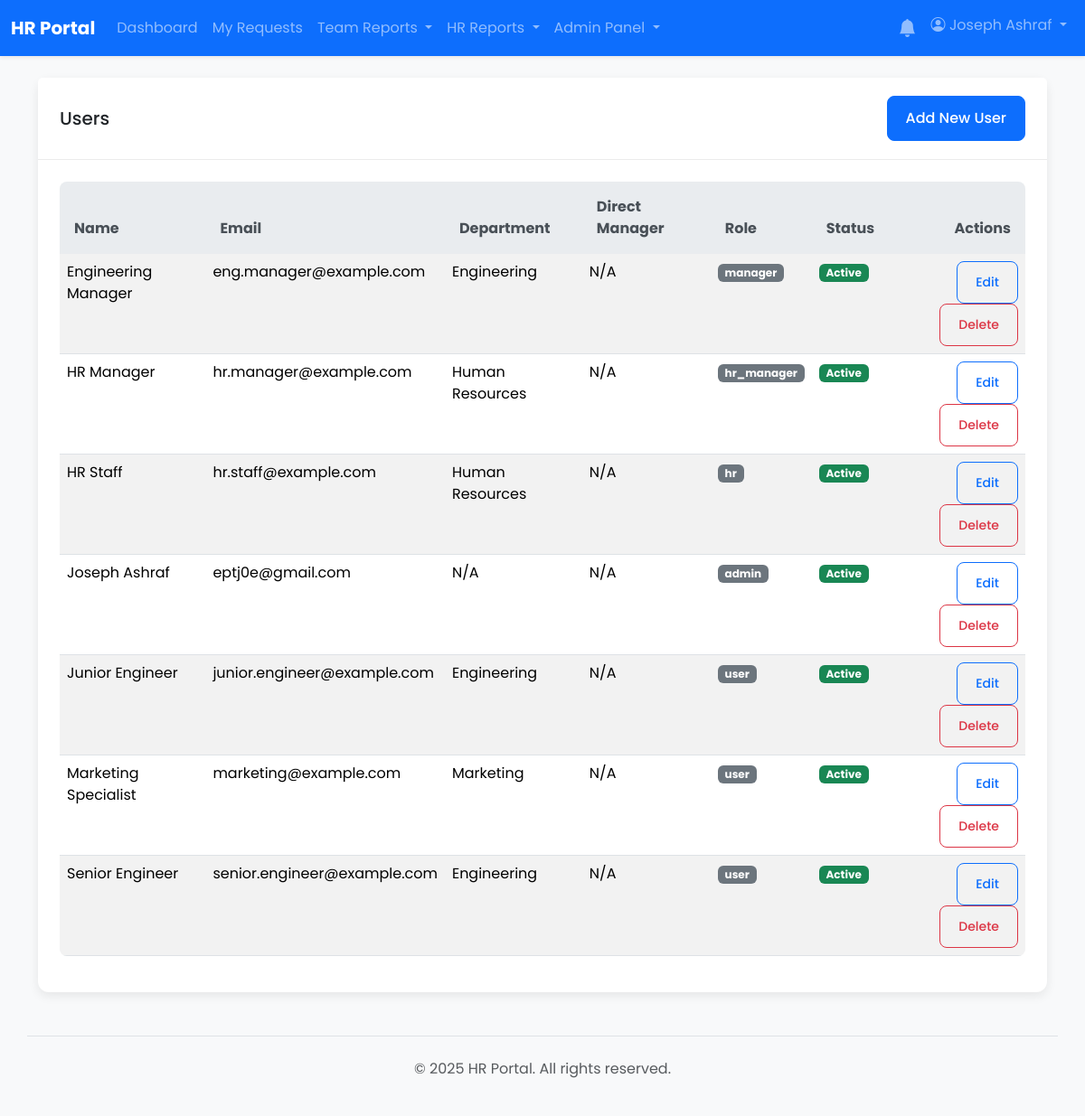
Before: /admin/users.php (signed in) with the older database file.
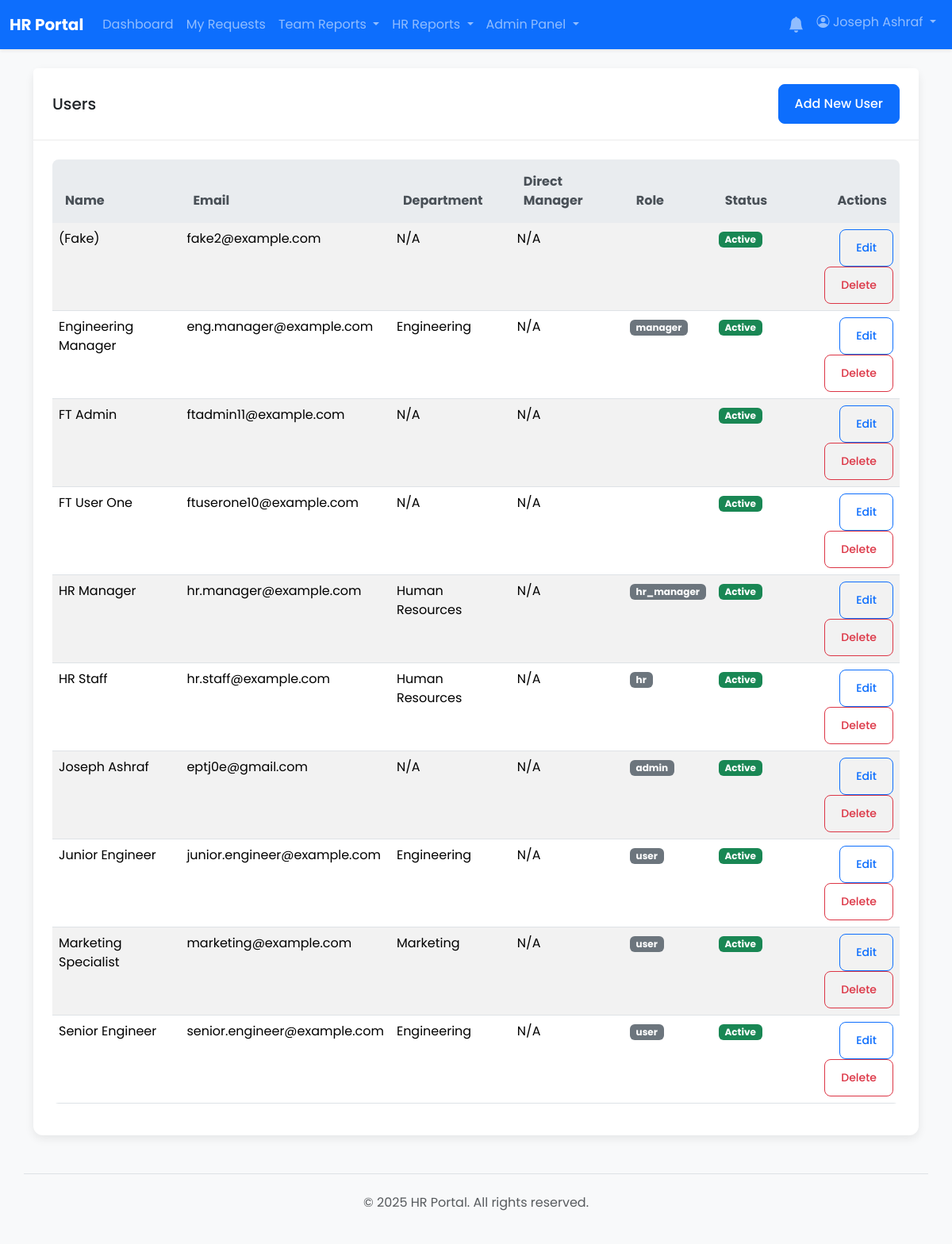
After: the same page with the newer database file.
### tables this page shows
CREATE TABLE `users` (
  `id` int(11) NOT NULL,
  `employee_code` varchar(50) DEFAULT NULL,
  `full_name` varchar(255) NOT NULL,
  `email` varchar(255) NOT NULL,
  `password` varchar(255) NOT NULL,
  `role` enum('user','manager','hr','hr_manager','admin') NOT NULL DEFAULT 'user',
  `shift_id` int(11) DEFAULT NULL,
  `department_id` int(11) DEFAULT NULL,
  `direct_manager_id` int(11) DEFAULT NULL,
  `is_active` tinyint(1) NOT NULL DEFAULT 1,
  `must_change_password` tinyint(1) NOT NULL DEFAULT 0,
  `created_at` timestamp NOT NULL DEFAULT current_timestamp(),
  `updated_at` timestamp NOT NULL DEFAULT current_timestamp() ON UPDATE current_timestamp(),
  `manager_id` int(11) DEFAULT NULL
);

CREATE TABLE `departments` (
  `id` int(11) NOT NULL,
  `name` varchar(255) NOT NULL
);

### admin/users.php (the view, shortened to what this page needs)
<?php
require_once __DIR__ . '/../app/bootstrap.php';
$users = $pdo->query("
    SELECT u.*, d.name as department_name, s.shift_name as shift_name, m.full_name as manager_name
    FROM users u
    LEFT JOIN departments d ON u.department_id = d.id
    LEFT JOIN shifts s ON u.shift_id = s.id
    LEFT JOIN users m ON u.manager_id = m.id
    ORDER BY u.full_name
")->fetchAll();
include __DIR__ . '/../app/templates/header.php';
?>
<div class="row">
    <div class="col-12">
        <div class="card">
            <div class="card-header d-flex justify-content-between align-items-center"><h5 class="card-title mb-0">Users</h5><a href="?action=create#user-form" class="btn btn-primary">Add New User</a></div>
            <div class="card-body">
                <div class="table-responsive">
                    <table class="table table-striped">
                        <thead><tr><th>Name</th><th>Email</th><th>Department</th><th>Direct Manager</th><th>Role</th><th>Status</th><th class="text-end">Actions</th></tr></thead>
                        <tbody>
                            <?php foreach ($users as $user): ?>
                                <tr>
                                    <td><?php echo htmlspecialchars($user['full_name']); ?></td>
                                    <td><?php echo htmlspecialchars($user['email']); ?></td>
                                    <td><?php echo htmlspecialchars($user['department_name'] ?? 'N/A'); ?></td>
                                    <td><?php echo htmlspecialchars($user['manager_name'] ?? 'N/A'); ?></td>
                                    <td><span class="badge bg-secondary"><?php echo htmlspecialchars($user['role']); ?></span></td>
                                    <td><span class="badge bg-<?php echo $user['is_active'] ? 'success' : 'danger'; ?>"><?php echo $user['is_active'] ? 'Active' : 'Inactive'; ?></span></td>
                                    <td class="text-end">
                                        <a href="?action=edit&id=<?php echo $user['id']; ?>#user-form" class="btn btn-sm btn-outline-primary">Edit</a>
                                        <a href="?action=delete&id=<?php echo $user['id']; ?>" class="btn btn-sm btn-outline-danger" onclick="return confirm('Are you sure?');">Delete</a>
                                    </td>
                                </tr>
                            <?php endforeach; ?>
                        </tbody>
                    </table>
                </div>
            </div>
        </div>
    </div>
</div>
<?php include __DIR__ . '/../app/templates/footer.php'; ?>

Changed rows visible on the page:
added users: full_name "(Fake)", email "fake2@example.com", department_name "N/A", manager_name "N/A", is_active "Active"
added users: full_name "FT Admin", email "ftadmin11@example.com", department_name "N/A", manager_name "N/A", is_active "Active"
added users: full_name "FT User One", email "ftuserone10@example.com", department_name "N/A", manager_name "N/A", is_active "Active"
